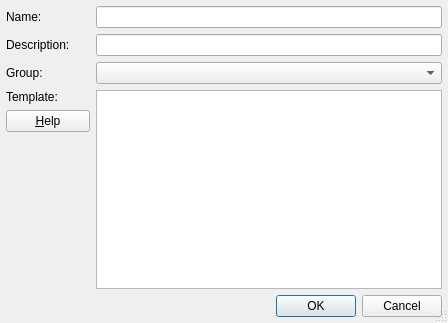
<?xml version="1.0" encoding="UTF-8"?>
<ui version="4.0">
 <class>TemplatePropertiesDialog</class>
 <widget class="QDialog" name="TemplatePropertiesDialog">
  <property name="geometry">
   <rect>
    <x>0</x>
    <y>0</y>
    <width>448</width>
    <height>323</height>
   </rect>
  </property>
  <property name="windowTitle">
   <string>Template Properties</string>
  </property>
  <property name="sizeGripEnabled">
   <bool>true</bool>
  </property>
  <layout class="QVBoxLayout" name="verticalLayout">
   <item>
    <layout class="QGridLayout" name="gridLayout">
     <item row="0" column="0">
      <widget class="QLabel" name="textLabel1">
       <property name="text">
        <string>Name:</string>
       </property>
      </widget>
     </item>
     <item row="0" column="1">
      <widget class="QLineEdit" name="nameEdit">
       <property name="toolTip">
        <string>Enter the name of the template/group. Templates are autocompleted upon this name.</string>
       </property>
      </widget>
     </item>
     <item row="1" column="0">
      <widget class="QLabel" name="descriptionLabel">
       <property name="text">
        <string>Description:</string>
       </property>
      </widget>
     </item>
     <item row="1" column="1">
      <widget class="QLineEdit" name="descriptionEdit">
       <property name="toolTip">
        <string>Enter a description for the template</string>
       </property>
      </widget>
     </item>
     <item row="2" column="0">
      <widget class="QLabel" name="groupLabel">
       <property name="text">
        <string>Group:</string>
       </property>
      </widget>
     </item>
     <item row="2" column="1">
      <widget class="QComboBox" name="groupCombo">
       <property name="toolTip">
        <string/>
       </property>
      </widget>
     </item>
     <item row="3" column="0">
      <widget class="QLabel" name="templateLabel">
       <property name="text">
        <string>Template:</string>
       </property>
       <property name="alignment">
        <set>Qt::AlignTop</set>
       </property>
      </widget>
     </item>
     <item row="3" column="1" rowspan="3">
      <widget class="QTextEdit" name="templateEdit">
       <property name="font">
        <font>
         <family>Monospace</family>
         <pointsize>9</pointsize>
        </font>
       </property>
       <property name="toolTip">
        <string>Enter the text of the template</string>
       </property>
       <property name="whatsThis">
        <string>&lt;b&gt;Template Text&lt;/b&gt;
&lt;p&gt;Enter the template text in this area. Every occurrence of $VAR$ will be replaced
by the associated text when the template is applied.  Predefined variables may be used in the template. The separator character might
be changed via the preferences dialog.&lt;/p&gt;
&lt;p&gt;Press the help button for more information.&lt;/p&gt;</string>
       </property>
       <property name="lineWrapMode">
        <enum>QTextEdit::NoWrap</enum>
       </property>
       <property name="acceptRichText">
        <bool>false</bool>
       </property>
      </widget>
     </item>
     <item row="4" column="0">
      <widget class="QPushButton" name="helpButton">
       <property name="text">
        <string>&amp;Help</string>
       </property>
       <property name="shortcut">
        <string>Alt+H</string>
       </property>
      </widget>
     </item>
     <item row="5" column="0">
      <spacer>
       <property name="orientation">
        <enum>Qt::Vertical</enum>
       </property>
       <property name="sizeType">
        <enum>QSizePolicy::Expanding</enum>
       </property>
       <property name="sizeHint" stdset="0">
        <size>
         <width>84</width>
         <height>98</height>
        </size>
       </property>
      </spacer>
     </item>
    </layout>
   </item>
   <item>
    <widget class="QDialogButtonBox" name="buttonBox">
     <property name="orientation">
      <enum>Qt::Horizontal</enum>
     </property>
     <property name="standardButtons">
      <set>QDialogButtonBox::Cancel|QDialogButtonBox::Ok</set>
     </property>
    </widget>
   </item>
  </layout>
 </widget>
 <layoutdefault spacing="6" margin="6"/>
 <pixmapfunction>qPixmapFromMimeSource</pixmapfunction>
 <tabstops>
  <tabstop>nameEdit</tabstop>
  <tabstop>descriptionEdit</tabstop>
  <tabstop>groupCombo</tabstop>
  <tabstop>templateEdit</tabstop>
  <tabstop>helpButton</tabstop>
  <tabstop>buttonBox</tabstop>
 </tabstops>
 <resources/>
 <connections>
  <connection>
   <sender>buttonBox</sender>
   <signal>rejected()</signal>
   <receiver>TemplatePropertiesDialog</receiver>
   <slot>reject()</slot>
   <hints>
    <hint type="sourcelabel">
     <x>80</x>
     <y>307</y>
    </hint>
    <hint type="destinationlabel">
     <x>80</x>
     <y>319</y>
    </hint>
   </hints>
  </connection>
  <connection>
   <sender>buttonBox</sender>
   <signal>accepted()</signal>
   <receiver>TemplatePropertiesDialog</receiver>
   <slot>accept()</slot>
   <hints>
    <hint type="sourcelabel">
     <x>45</x>
     <y>300</y>
    </hint>
    <hint type="destinationlabel">
     <x>41</x>
     <y>324</y>
    </hint>
   </hints>
  </connection>
 </connections>
</ui>
